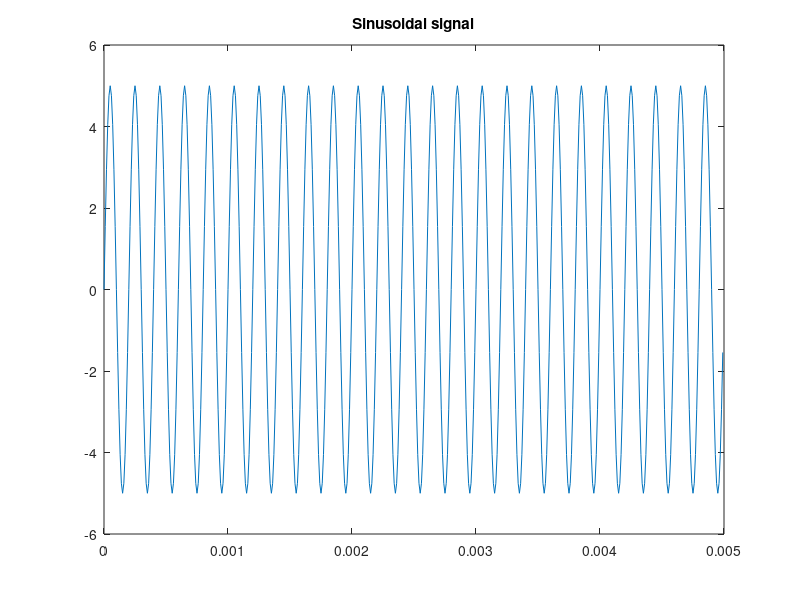
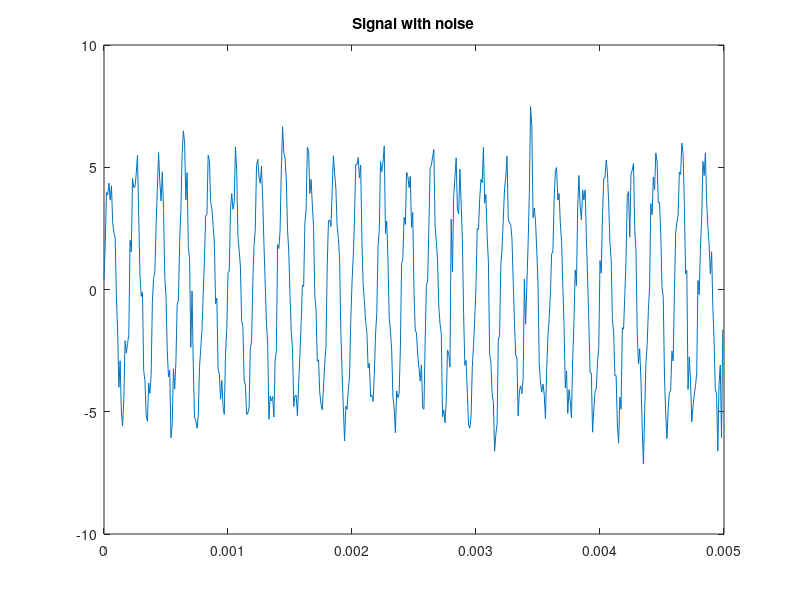
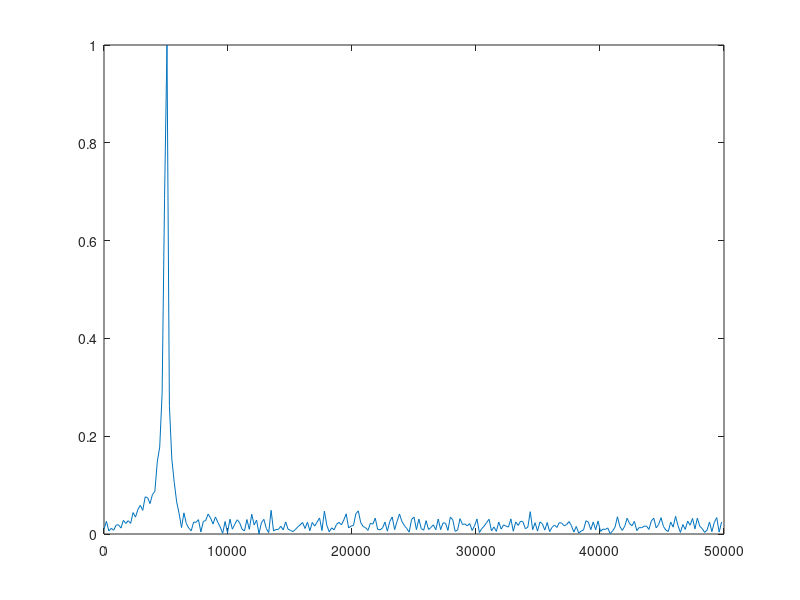

The MATLAB script that drew these images, in order: (Note: this script raises an error after producing the figures.)
clc;
clear all;
fs = 100e3;
f  = 5e3;
ts = 1/fs;
t  = 0:ts: 5e-3-ts
X  = 5 * sin (2* pi* f * t);
Z  = awgn(X, 1);

% plot the output - sinusoidal signal;
figure;
plot(t,X);
title('Sinusoidal signal');

% Plot 2 - signal with noise
figure;
plot(t,Z);
title('Signal with noise');

nfft  = length(Z)
nfft2 = 2^nextpow2(nfft);

% fast fourier transformation
Fy = fft(Z, nfft2);
Fy = Fy(1:nfft2/2);

xfft = fs * (0:nfft2/2 - 1)/nfft2;

% plot3
figure;
plot(xfft, abs( Fy/max(Fy)));

order = 2; % order of filter
wc = f/(fs/2); % sampling rate
% Butterworth filter
[b,a] = butter(0, wc, 'fdesign.lowpass');
x_f_iir = filter(b,a,Z);

figure;
plot(t,x_f_iir);
title('Filtered Sinusoidal Wave');
